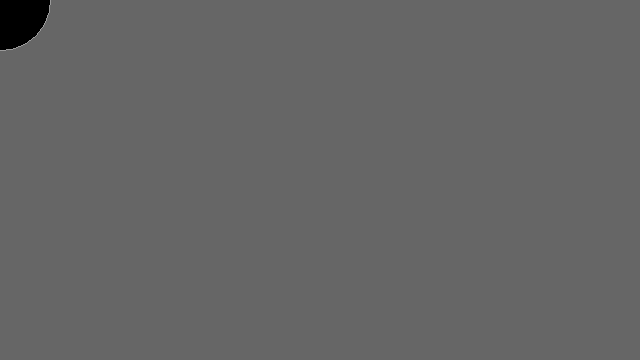
Frame 1 (no input)
Frame 60 (the mouse pressed at the canvas centre just before this capture): identical to frame 1, image omitted
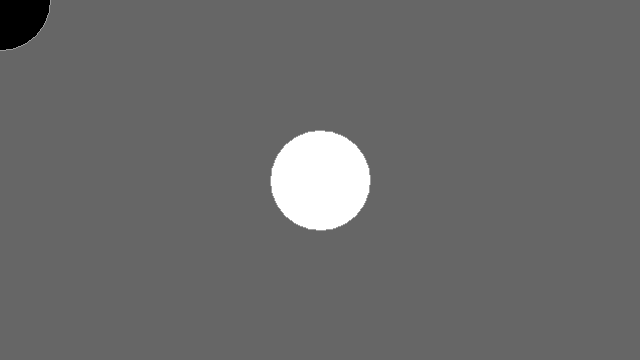
Frame 120 (the mouse held since frame 60 and released just before this capture)

The Processing sketch that drew these frames (run headless with seeded random() and noise(); from frame 60 on, the mouse is pressed at the canvas centre):

// Processing sketch: processing_175537
// ── processing_175537.pde

void setup() {
  size(640, 360);
  noSmooth();
  fill(126);
  background(102);
}

void draw() {
  if (mousePressed) {
    fill(255);
  } else {
    fill(0);
  }
  stroke(155);
  ellipse(mouseX, mouseY, 100, 100);
}
